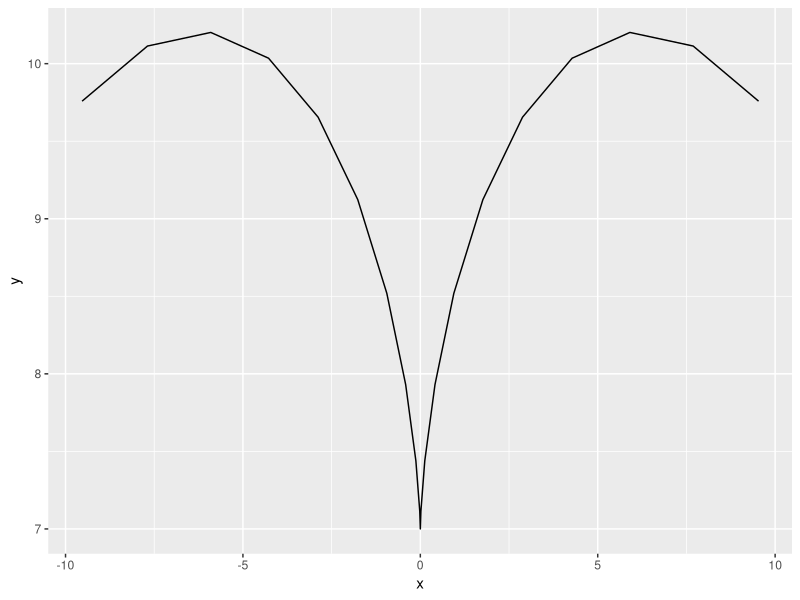
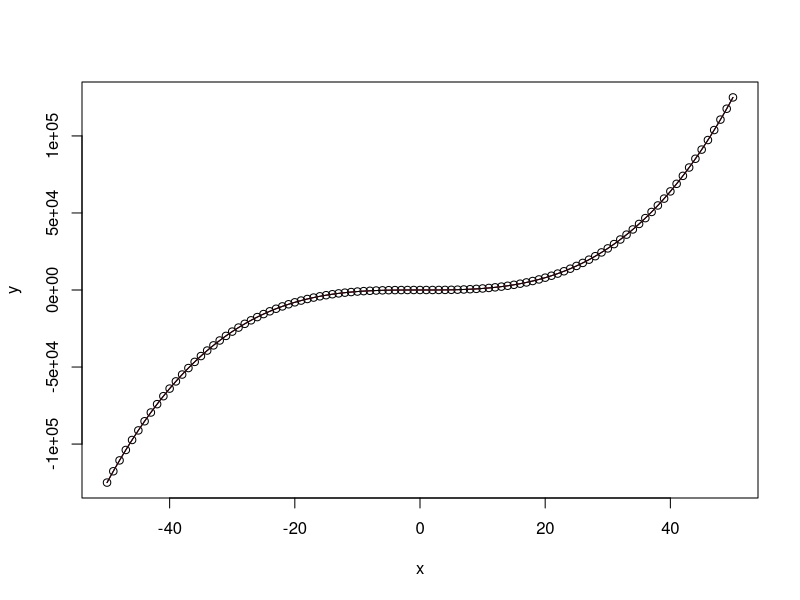
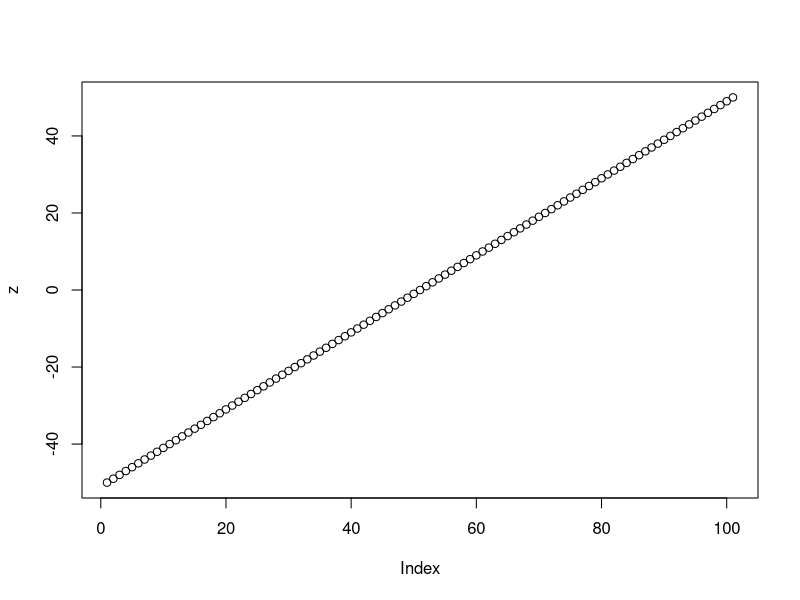
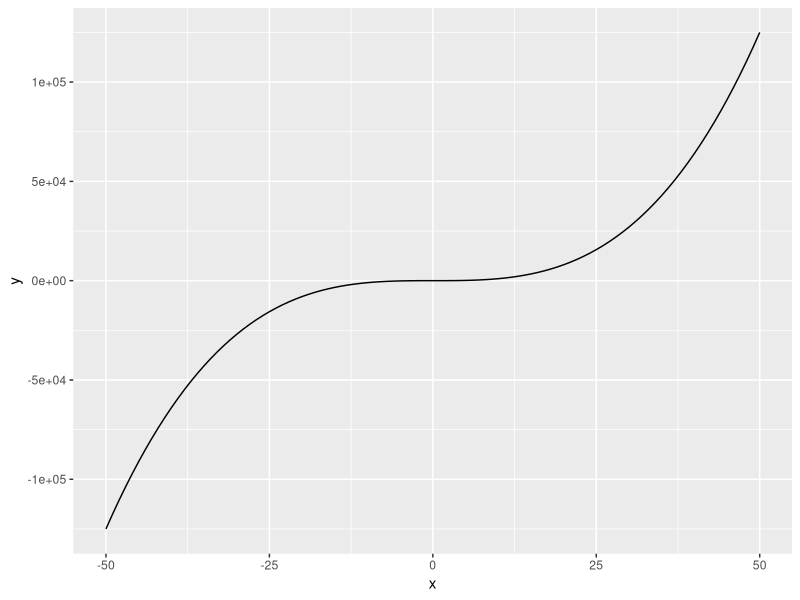
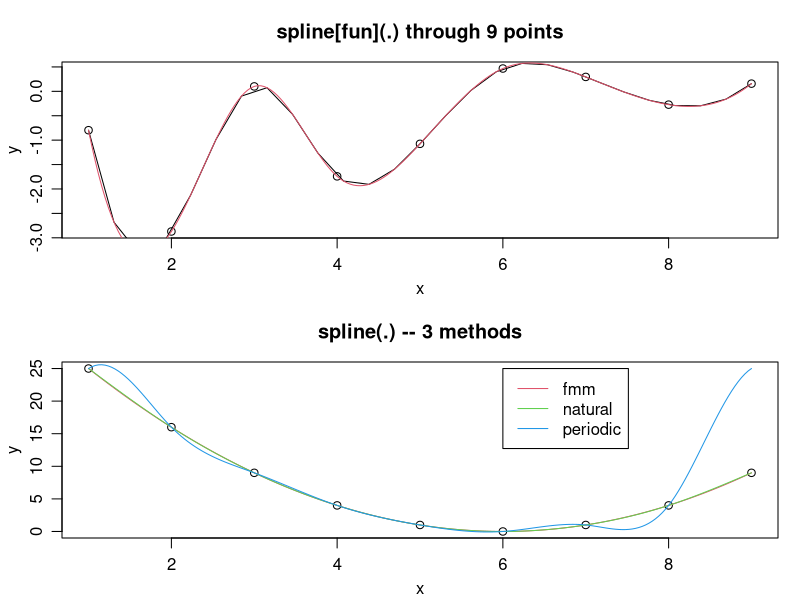
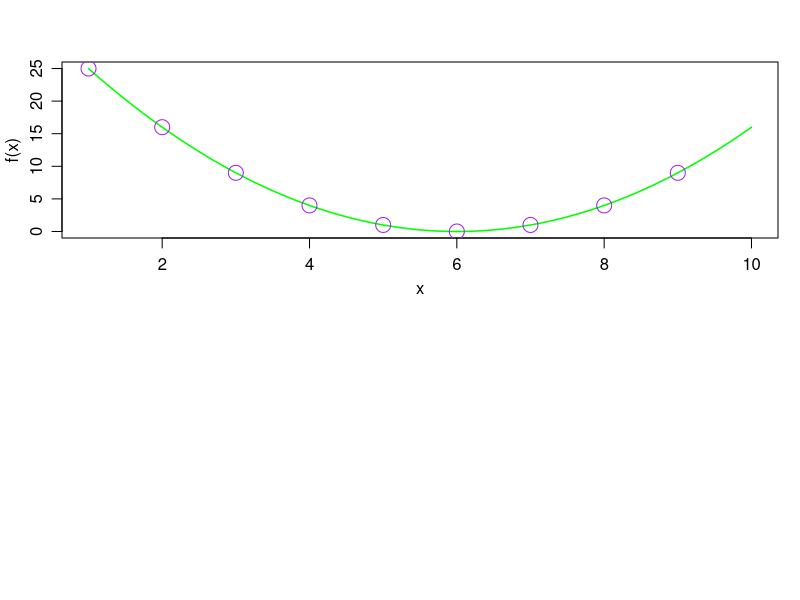
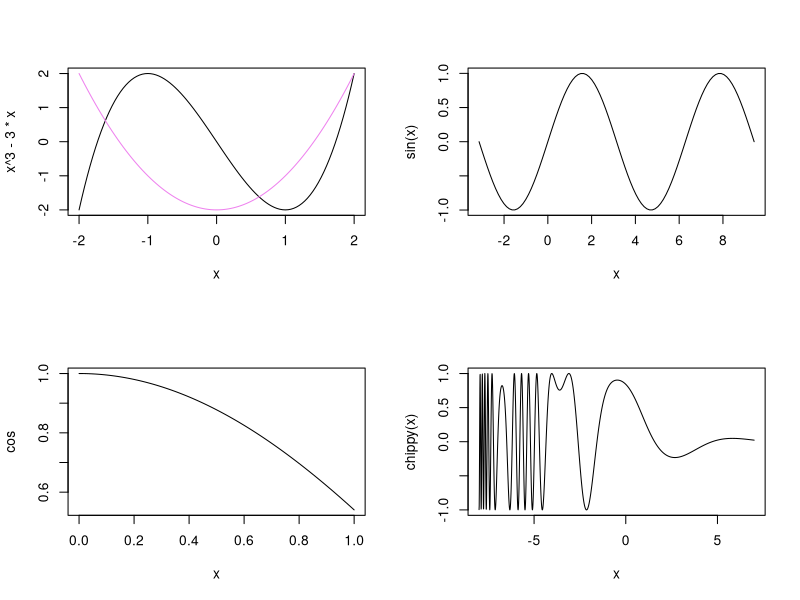
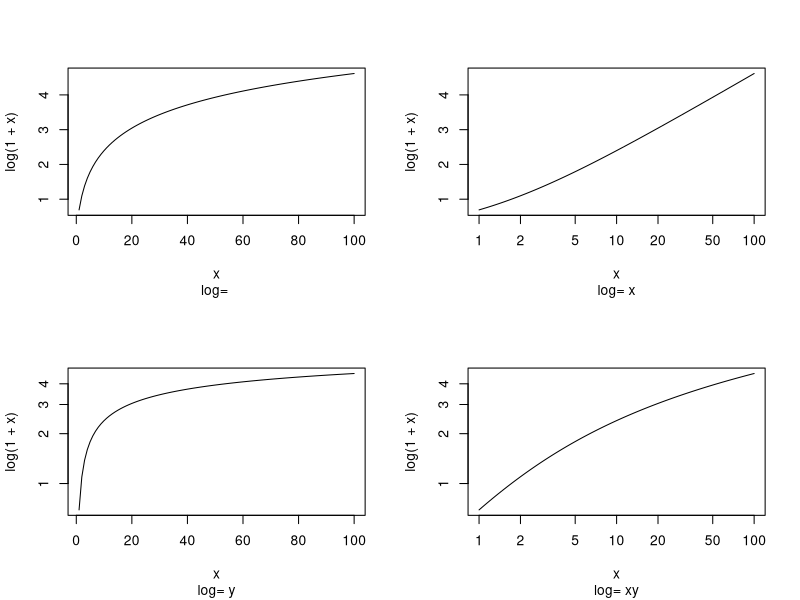

The R script that drew these images, in order:
rm(list=ls())

library(tidyverse)


t <- seq(-1,1,0.1)
x <- 16*0.25*(3*sin(t) - sin(3*t))
y <- 13*cos(t) - 5*cos(2*t) - cos(4*t)

Heart1 <- tibble(x,y)

Heart1Plot <- Heart1 %>% 
  ggplot(aes(x,y)) +
  geom_line()
Heart1Plot

# Proving Functionality ---------------------------------------------------



n <- 50
x <- -n:n
y <- x^3
plot(x, y)
lines(spline(x, y))
lines(spline(x, y, n = 201), col = 2)
z <- lines(spline(x,y))
plot(x,z)

Cubes <- tibble(x,y)

Cubic <- Cubes %>% 
  ggplot(aes(x, y)) +
  geom_line()
Cubic

# Test Code ---------------------------------------------------------------


op <- par(mfrow = c(2,1), mgp = c(2,.8,0), mar = .1+c(3,3,3,1))
n <- 9
x <- 1:n
y <- rnorm(n)
plot(x, y, main = paste("spline[fun](.) through",n,"points"))
lines(spline(x, y))
lines(spline(x, y, n = 201), col = 2)

y <- (x-6)^2
plot(x, y, main = "spline(.) -- 3 methods")
lines(spline(x, y, n = 201), col = 2)
lines(spline(x, y, n = 201, method = "natural"), col = 3)
lines(spline(x, y, n = 201, method = "periodic"), col = 4)
legend(6,25, c("fmm","natural","periodic"), col=2:4, lty=1)

f <- splinefun(x, y)
ls(envir = environment(f))
splinecoef <- eval(expression(z), envir = environment(f))
curve(f(x), 1, 10, col = "green", lwd = 1.5)
points(splinecoef, col = "purple", cex = 2)
par(op)


par(mfrow=c(2,2))
curve(x^3-3*x, -2, 2)
curve(x^2-2, add = TRUE, col = "violet")

curve(sin, -pi, 3*pi)
plot(cos)
chippy <- function(x) sin(cos(x)*exp(-x/2))
curve(chippy, -8, 7, n=2001)

for(ll in c("","x","y","xy"))
  curve(log(1+x), 1,100, log=ll, sub=paste("log=",ll))


# References --------------------------------------------------------------


# https://www.math.ucla.edu/~anderson/rw1001/library/base/html/curve.html
# https://www.math.ucla.edu/~anderson/rw1001/library/base/html/splinefun.html
# https://www.math.ucla.edu/~anderson/rw1001/library/base/html/par.html
